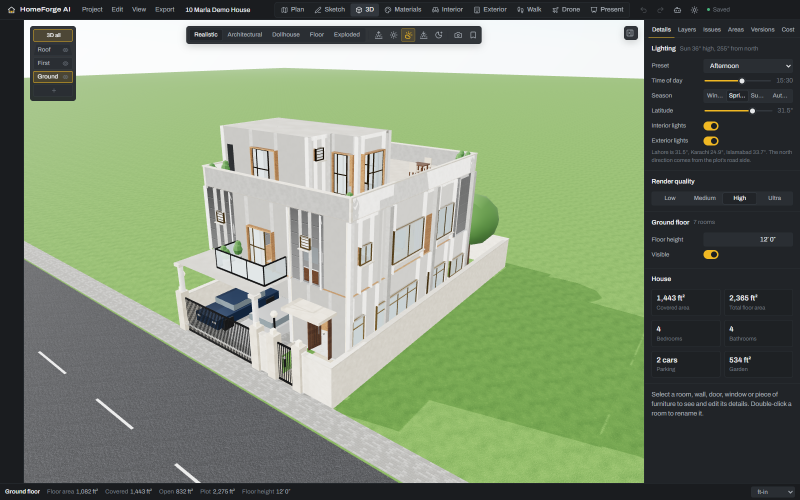
#> input picture docs/screenshots/3d.png, 1600 x 1000 px (shown at 1/2 size)
$ python ai_photo_mock.py
#> lines starting #> are read from the running program, lines starting #| are printed output that depends on the picture
"""End-to-end check of AI photos (amendment A9) in the real desktop app, without spending money.

A local stand-in for OpenAI's image edit endpoint records each request and answers with a JPEG.
The app is started with OPENAI_BASE_URL pointing at it (the official SDK honours that variable)
and a throwaway profile, then driven over the DevTools protocol:

  npm run build
  python e2e/ai_photo_mock.py
"""
import base64
import json
import os
import pathlib
import shutil
import subprocess
import sys
import tempfile
import threading
import time
from http.server import BaseHTTPRequestHandler, ThreadingHTTPServer

from playwright.sync_api import sync_playwright

ROOT = pathlib.Path(__file__).resolve().parent.parent
OUT = ROOT / "test-results" / "ai-photo"
OUT.mkdir(parents=True, exist_ok=True)
REQUESTS: list[dict] = []
# a real JPEG to answer with: any render will do; make a plain one if none is around
REPLY = next((p for p in (ROOT / "docs" / "screenshots").glob("*.png")), None)


def reply_jpeg() -> bytes:
    from PIL import Image  # pillow ships with the test tooling
    import io
    im = Image.open(REPLY).convert("RGB").resize((1536, 1024)) if REPLY else Image.new("RGB", (1536, 1024), (200, 180, 150))
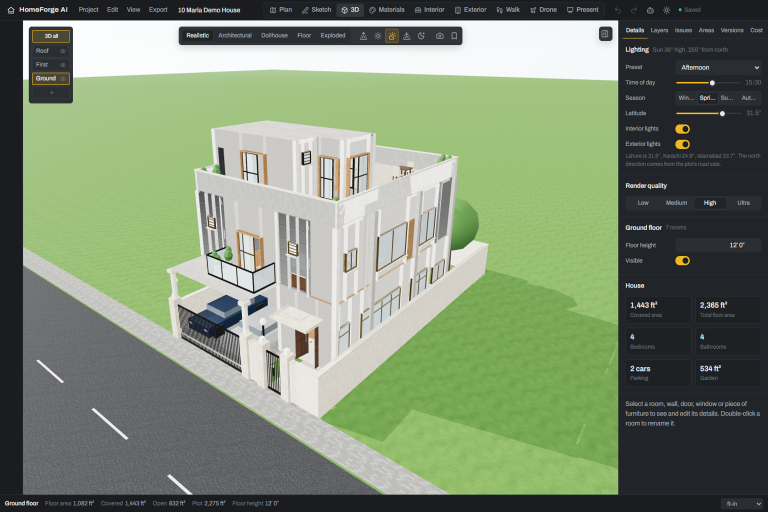
#> im: PIL image 1536x1024 RGB (shown at 1/2 size); mean R, G, B 124.7, 139, 114.1
    b = io.BytesIO()
    im.save(b, "JPEG", quality=85)
    return b.getvalue()


JPEG = reply_jpeg()


def parse_multipart(body: bytes, ctype: str) -> dict:
    boundary = ctype.split("boundary=")[1].strip().strip('"').encode()
    out: dict = {}
    for part in body.split(b"--" + boundary):
        if b"\r\n\r\n" not in part:
            continue
        head, data = part.split(b"\r\n\r\n", 1)
        data = data.rstrip(b"\r\n")
        h = head.decode(errors="replace")
        name = h.split('name="')[1].split('"')[0] if 'name="' in h else "?"
        if "filename=" in h:
            ct = h.split("Content-Type:")[1].strip().split("\r\n")[0] if "Content-Type:" in h else ""
            out[name] = {"filename": h.split('filename="')[1].split('"')[0], "content_type": ct, "bytes": len(data), "jpeg": data[:2] == b"\xff\xd8", "png": data[:8] == b"\x89PNG\r\n\x1a\n"}
        else:
            out[name] = data.decode(errors="replace")
    return out


class Mock(BaseHTTPRequestHandler):
    def log_message(self, *a):
        pass

    def do_POST(self):
        body = self.rfile.read(int(self.headers.get("Content-Length", 0)))
        fields = parse_multipart(body, self.headers.get("Content-Type", ""))
        REQUESTS.append({"path": self.path, "auth": self.headers.get("Authorization", "")[:12], "fields": fields})
        time.sleep(1.5)  # the real service takes a while
        out = json.dumps({"created": int(time.time()), "data": [{"b64_json": base64.b64encode(JPEG).decode()}]}).encode()
        self.send_response(200)
        self.send_header("Content-Type", "application/json")
        self.send_header("Content-Length", str(len(out)))
        self.end_headers()
        self.wfile.write(out)


def main() -> int:
#> (the run stopped early here; a loop or call above may not have finished)
